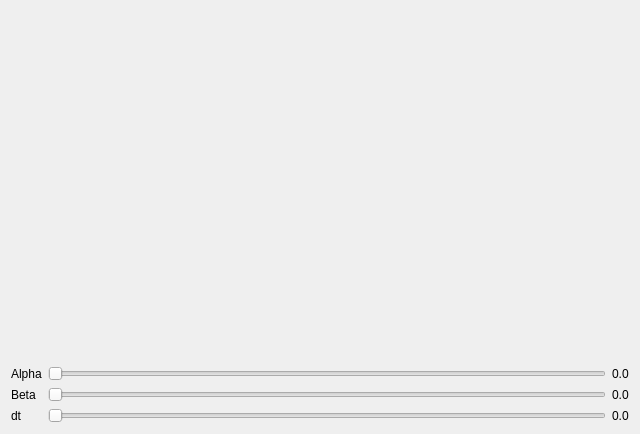
<?xml version="1.0" encoding="UTF-8"?>
<ui version="4.0">
 <class>QtDialog</class>
 <widget class="QDialog" name="QtDialog">
  <property name="geometry">
   <rect>
    <x>0</x>
    <y>0</y>
    <width>640</width>
    <height>434</height>
   </rect>
  </property>
  <property name="windowTitle">
   <string>QwtExample4</string>
  </property>
  <layout class="QGridLayout" name="gridLayout">
   <item row="0" column="0" colspan="3">
    <widget class="QwtPlot" name="plot" native="true"/>
   </item>
   <item row="1" column="1">
    <widget class="QSlider" name="alpha">
     <property name="maximum">
      <number>10000</number>
     </property>
     <property name="orientation">
      <enum>Qt::Horizontal</enum>
     </property>
    </widget>
   </item>
   <item row="2" column="1">
    <widget class="QSlider" name="beta">
     <property name="maximum">
      <number>10000</number>
     </property>
     <property name="orientation">
      <enum>Qt::Horizontal</enum>
     </property>
    </widget>
   </item>
   <item row="1" column="0">
    <widget class="QLabel" name="label_alpha">
     <property name="text">
      <string>Alpha</string>
     </property>
    </widget>
   </item>
   <item row="2" column="0">
    <widget class="QLabel" name="label_beta">
     <property name="text">
      <string>Beta</string>
     </property>
    </widget>
   </item>
   <item row="3" column="0">
    <widget class="QLabel" name="label_dt">
     <property name="text">
      <string>dt</string>
     </property>
    </widget>
   </item>
   <item row="3" column="1">
    <widget class="QSlider" name="dt">
     <property name="minimum">
      <number>1</number>
     </property>
     <property name="maximum">
      <number>10000</number>
     </property>
     <property name="orientation">
      <enum>Qt::Horizontal</enum>
     </property>
    </widget>
   </item>
   <item row="1" column="2">
    <widget class="QLabel" name="value_alpha">
     <property name="text">
      <string>0.0</string>
     </property>
    </widget>
   </item>
   <item row="2" column="2">
    <widget class="QLabel" name="value_beta">
     <property name="text">
      <string>0.0</string>
     </property>
    </widget>
   </item>
   <item row="3" column="2">
    <widget class="QLabel" name="value_dt">
     <property name="text">
      <string>0.0</string>
     </property>
    </widget>
   </item>
  </layout>
 </widget>
 <layoutdefault spacing="6" margin="11"/>
 <customwidgets>
  <customwidget>
   <class>QwtPlot</class>
   <extends>QWidget</extends>
   <header>qwt_plot.h</header>
   <container>1</container>
  </customwidget>
 </customwidgets>
 <resources/>
 <connections/>
</ui>
